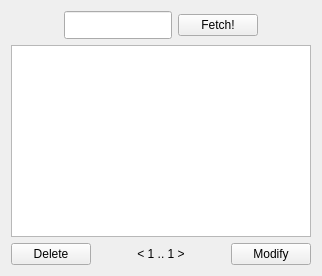
      <widget class="QWidget" name="tab_search">
       <attribute name="title">
        <string>&amp;Search</string>
       </attribute>
       <layout class="QVBoxLayout" name="verticalLayout">
        <item>
         <layout class="QHBoxLayout" name="horizontalLayout_7">
          <item>
           <spacer name="horizontalSpacer_4">
            <property name="orientation">
             <enum>Qt::Horizontal</enum>
            </property>
            <property name="sizeHint" stdset="0">
             <size>
              <width>40</width>
              <height>20</height>
             </size>
            </property>
           </spacer>
          </item>
          <item>
           <widget class="QLineEdit" name="keywords">
            <property name="minimumSize">
             <size>
              <width>0</width>
              <height>28</height>
             </size>
            </property>
           </widget>
          </item>
          <item>
           <widget class="QPushButton" name="searchURL">
            <property name="text">
             <string>Fetch!</string>
            </property>
           </widget>
          </item>
          <item>
           <spacer name="horizontalSpacer_5">
            <property name="orientation">
             <enum>Qt::Horizontal</enum>
            </property>
            <property name="sizeHint" stdset="0">
             <size>
              <width>40</width>
              <height>20</height>
             </size>
            </property>
           </spacer>
          </item>
         </layout>
        </item>
        <item>
         <widget class="QTextBrowser" name="textBrowser_2">
          <property name="tabChangesFocus">
           <bool>true</bool>
          </property>
         </widget>
        </item>
        <item>
         <layout class="QHBoxLayout" name="horizontalLayout_16">
          <item>
           <widget class="QPushButton" name="deleteURL">
            <property name="text">
             <string>Delete</string>
            </property>
           </widget>
          </item>
          <item>
           <spacer name="horizontalSpacer_12">
            <property name="orientation">
             <enum>Qt::Horizontal</enum>
            </property>
            <property name="sizeHint" stdset="0">
             <size>
              <width>40</width>
              <height>20</height>
             </size>
            </property>
           </spacer>
          </item>
          <item>
           <widget class="QLabel" name="label_2">
            <property name="text">
             <string>&lt; 1 .. 1 &gt;</string>
            </property>
            <property name="alignment">
             <set>Qt::AlignCenter</set>
            </property>
           </widget>
          </item>
          <item>
           <spacer name="horizontalSpacer_13">
            <property name="orientation">
             <enum>Qt::Horizontal</enum>
            </property>
            <property name="sizeHint" stdset="0">
             <size>
              <width>40</width>
              <height>20</height>
             </size>
            </property>
           </spacer>
          </item>
          <item>
           <widget class="QPushButton" name="modifyURL">
            <property name="text">
             <string>Modify</string>
            </property>
           </widget>
          </item>
         </layout>
        </item>
       </layout>
      </widget>
